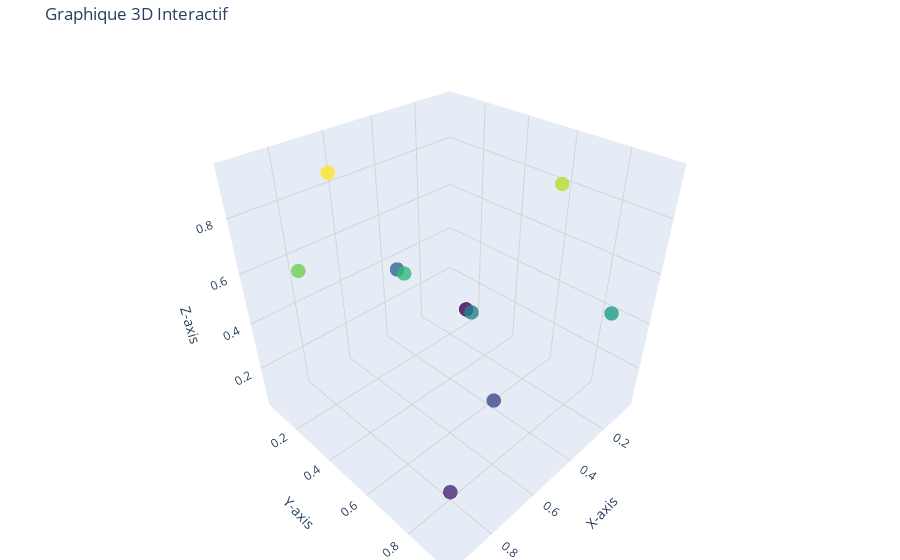

The notebook cell this image was saved under:
### Markdown cell above
An interactive version of the above graph can be plotted using `plotly`:

### Code cell
import plotly.graph_objects as go

# Générer les points
points = generate_indices(3, 10)
x = points[:, 0]
y = points[:, 1]
z = points[:, 2]

# Création du scatter plot 3D interactif avec Plotly
fig = go.Figure()

fig.add_trace(go.Scatter3d(
    x=x, y=y, z=z,
    mode='markers',
    marker=dict(
        size=5,
        color=z,  # Couleur en fonction de la hauteur
        colorscale='viridis',
        opacity=0.8
    )
))

# Mise en forme des axes et du fond
fig.update_layout(
    title="Graphique 3D Interactif",
    scene=dict(
        xaxis=dict(title="X-axis", showgrid=True, gridcolor="lightgray"),
        yaxis=dict(title="Y-axis", showgrid=True, gridcolor="lightgray"),
        zaxis=dict(title="Z-axis", showgrid=True, gridcolor="lightgray"),
    ),
    margin=dict(l=0, r=0, b=0, t=40),
)

# Affichage interactif
fig.show()

### Figure 1 — Plotly figure (JSON) as saved in the notebook; plotly's stock layout.template omitted (floating-point values rounded to 4 significant figures)
{"data": [{"marker": {"color": [0.05, 0.85, 0.55, 0.35, 0.45, 0.25, 0.65, 0.95, 0.15, 0.75], "colorscale": [[0, "#440154"], [0.1111, "#482878"], [0.2222, "#3e4989"], [0.3333, "#31688e"], [0.4444, "#26828e"], [0.5556, "#1f9e89"], [0.6667, "#35b779"], [0.7778, "#6ece58"], [0.8889, "#b5de2b"], [1, "#fde725"]], "opacity": 0.8, "size": 5}, "mode": "markers", "type": "scatter3d", "x": [0.05, 0.15, 0.25, 0.35, 0.45, 0.55, 0.65, 0.75, 0.85, 0.95], "y": [0.15, 0.65, 0.95, 0.05, 0.55, 0.75, 0.45, 0.25, 0.85, 0.35], "z": [0.05, 0.85, 0.55, 0.35, 0.45, 0.25, 0.65, 0.95, 0.15, 0.75]}], "layout": {"margin": {"b": 0, "l": 0, "r": 0, "t": 40}, "scene": {"xaxis": {"gridcolor": "lightgray", "showgrid": true, "title": {"text": "X-axis"}}, "yaxis": {"gridcolor": "lightgray", "showgrid": true, "title": {"text": "Y-axis"}}, "zaxis": {"gridcolor": "lightgray", "showgrid": true, "title": {"text": "Z-axis"}}}, "title": {"text": "Graphique 3D Interactif"}}}
